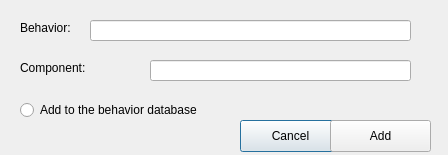
<?xml version="1.0" encoding="UTF-8"?>
<ui version="4.0">
 <class>Dialog</class>
 <widget class="QDialog" name="Dialog">
  <property name="geometry">
   <rect>
    <x>0</x>
    <y>0</y>
    <width>448</width>
    <height>155</height>
   </rect>
  </property>
  <property name="windowTitle">
   <string>Dialog</string>
  </property>
  <widget class="QLabel" name="label">
   <property name="geometry">
    <rect>
     <x>20</x>
     <y>20</y>
     <width>60</width>
     <height>16</height>
    </rect>
   </property>
   <property name="text">
    <string>Behavior:</string>
   </property>
  </widget>
  <widget class="QLabel" name="label_2">
   <property name="geometry">
    <rect>
     <x>20</x>
     <y>60</y>
     <width>121</width>
     <height>16</height>
    </rect>
   </property>
   <property name="text">
    <string>Component:</string>
   </property>
  </widget>
  <widget class="QRadioButton" name="add_behavior_to_database_radiobutton">
   <property name="geometry">
    <rect>
     <x>20</x>
     <y>100</y>
     <width>211</width>
     <height>20</height>
    </rect>
   </property>
   <property name="text">
    <string>Add to the behavior database</string>
   </property>
  </widget>
  <widget class="QLineEdit" name="behavior_lineedit">
   <property name="geometry">
    <rect>
     <x>90</x>
     <y>20</y>
     <width>321</width>
     <height>21</height>
    </rect>
   </property>
  </widget>
  <widget class="QLineEdit" name="behavior_specifics_lineedit">
   <property name="geometry">
    <rect>
     <x>150</x>
     <y>60</y>
     <width>261</width>
     <height>21</height>
    </rect>
   </property>
  </widget>
  <widget class="QPushButton" name="cancel_pushbutton">
   <property name="geometry">
    <rect>
     <x>240</x>
     <y>120</y>
     <width>101</width>
     <height>32</height>
    </rect>
   </property>
   <property name="text">
    <string>Cancel</string>
   </property>
  </widget>
  <widget class="QPushButton" name="add_behavior_pushbutton">
   <property name="geometry">
    <rect>
     <x>330</x>
     <y>120</y>
     <width>101</width>
     <height>32</height>
    </rect>
   </property>
   <property name="text">
    <string>Add</string>
   </property>
  </widget>
 </widget>
 <resources/>
 <connections>
  <connection>
   <sender>add_behavior_pushbutton</sender>
   <signal>clicked()</signal>
   <receiver>Dialog</receiver>
   <slot>add_behavior_slot()</slot>
   <hints>
    <hint type="sourcelabel">
     <x>383</x>
     <y>134</y>
    </hint>
    <hint type="destinationlabel">
     <x>439</x>
     <y>94</y>
    </hint>
   </hints>
  </connection>
  <connection>
   <sender>cancel_pushbutton</sender>
   <signal>clicked()</signal>
   <receiver>Dialog</receiver>
   <slot>reject()</slot>
   <hints>
    <hint type="sourcelabel">
     <x>311</x>
     <y>133</y>
    </hint>
    <hint type="destinationlabel">
     <x>339</x>
     <y>91</y>
    </hint>
   </hints>
  </connection>
 </connections>
 <slots>
  <slot>add_behavior_slot()</slot>
 </slots>
</ui>
